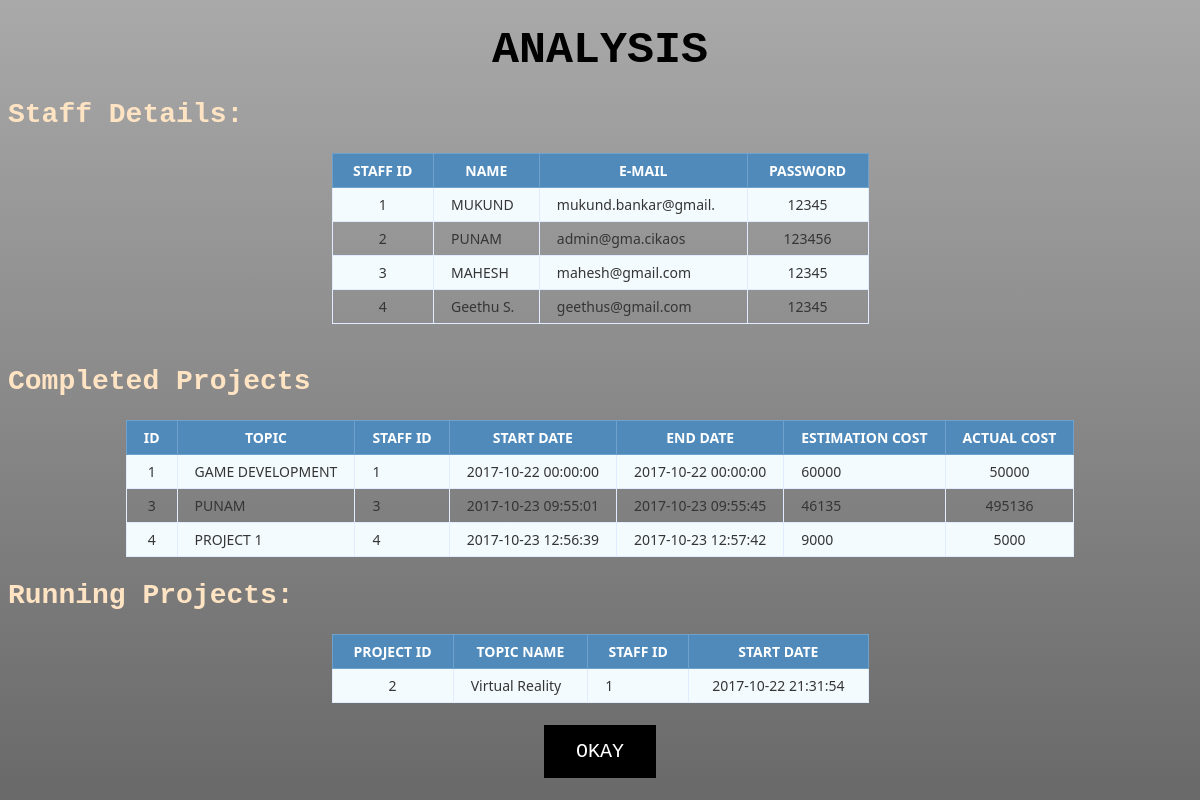
The app's page /analysis.php with its own data.
### tables this page shows
CREATE TABLE IF NOT EXISTS `staff` (
  `id` int(5) NOT NULL AUTO_INCREMENT,
  `password` varchar(10) NOT NULL,
  `name` varchar(25) NOT NULL,
  `email` varchar(20) NOT NULL,
  PRIMARY KEY (`id`)
);

CREATE TABLE IF NOT EXISTS `projects` (
  `ID` int(11) NOT NULL AUTO_INCREMENT,
  `TOPIC` varchar(50) DEFAULT NULL,
  `STAFF_ID` int(50) DEFAULT NULL,
  `START_DATE` datetime DEFAULT NULL,
  `ESTIMATION_COST` int(11) DEFAULT NULL,
  `STATUS` int(1) NOT NULL DEFAULT '0',
  `ACTUAL_COST` int(11) DEFAULT NULL,
  `END_DATE` datetime DEFAULT NULL,
  PRIMARY KEY (`ID`)
);

### analysis.php (the view, shortened to what this page needs)
<html>
<head>
<link rel="stylesheet" href="style.css">
</head>
<body class="grad">
<center>
<h1 style="font-size: 45px; font-family:monospace">ANALYSIS</h1>
</center>
<h2 style="font-size: 28px; font-family:monospace; color: bisque">Staff Details: </h2>
	<table class="data-table">
		<thead>
			<tr>
				<th>STAFF ID</th>
				<th>NAME</th>
                 <th>E-Mail</th>
                 <th>PASSWORD</th>
			</tr>
		</thead>
		<tbody>
		<?php
	$sql = 'SELECT * FROM staff ';
	$query = mysql_query($sql);
		while($row = mysql_fetch_array($query))
		{
			echo '<tr>
					<td>'.$row['id'].'</td>
					<td>'.$row['name'].'</td>
					<td>'.$row['email'].'</td>
					<td>'.$row['password'].'</td>
					</tr>';
		}
		?>
		</tbody>
	</table>
	<br>
<h2 style="font-size: 28px; font-family:monospace; color: bisque">Completed Projects</h2>
	<table class="data-table">
		<thead>
			<tr>
				<th>ID</th>
				<th>TOPIC</th>
                 <th>STAFF ID</th>
                 <th>START DATE</th>
                 <th>END DATE</th>
                 <th>ESTIMATION COST</th>
                 <th>ACTUAL COST</th>
			</tr>
		</thead>
		<tbody>
		<?php
	$sql = 'SELECT * FROM projects where STATUS=1';
	$query = mysql_query($sql);
		while($row = mysql_fetch_array($query))
		{
			echo '<tr>
					<td>'.$row['ID'].'</td>
					<td>'.$row['TOPIC'].'</td>
					<td>'.$row['STAFF_ID'].'</td>
					<td>'.$row['START_DATE'].'</td>
					<td>'.$row['END_DATE'].'</td>
					<td>'.$row['ESTIMATION_COST'].'</td>
					<td>'.$row['ACTUAL_COST'].'</td>
					</tr>';
		}
		?>
		</tbody>
	</table>
	<h2 style="font-size: 28px; font-family:monospace; color: bisque">Running Projects: </h2>
	<table class="data-table">
		<thead>
			<tr>
				<th>PROJECT ID</th>
				<th>TOPIC NAME</th>
                 <th>STAFF ID</th>
                 <th>START DATE</th>
			</tr>
		</thead>
		<tbody>
		<?php
	$sql1 = 'SELECT * FROM projects where STATUS=0';
	$query1 = mysql_query($sql1);
		while($row1 = mysql_fetch_array($query1))
		{
			echo '<tr>
					<td>'.$row1['ID'].'</td>
					<td>'.$row1['TOPIC'].'</td>
					<td>'.$row1['STAFF_ID'].'</td>
					<td>'.$row1['START_DATE'].'</td>
					</tr>';
		}
		?>
		</tbody>
	</table>
<center>
	<br>
<a href="admin1.php"><input type="button" class="buttonl" value="OKAY"></a>
</center>
</body>
</html>

### style.css (style rules this page uses)
.grad { background: linear-gradient(to bottom,darkgray,dimgray); }
.buttonl { background-color:black; border: none; font-family: monospace; color:white; padding: 15px 32px; text-align: left; text-decoration: none; display: inline-block; font-size: 20px; margin: 4px 2px; cursor: pointer; }
table { margin: auto; font-family: "Lucida Sans Unicode", "Lucida Grande", "Segoe Ui"; font-size: 12px; }
h1 { margin: 25px auto 0; text-align: center; text-transform: uppercase; font-size: 17px; }
table td { align-content: center; transition: all .5s; }
.data-table { border-collapse: collapse; font-size: 14px; min-width: 537px; }
.data-table th, .data-table td { border: 1px solid #e1edff; padding: 7px 17px; }
.data-table thead th { background-color: #508abb; color: #FFFFFF; border-color: #6ea1cc !important; text-transform: uppercase; }
.data-table tbody td { color: #353535; }
.data-table tbody td:first-child, .data-table tbody td:nth-child(4), .data-table tbody td:last-child { text-align: center; }
.data-table tbody tr:nth-child(odd) td { background-color: #f4fbff; }

### records on screen
staff: id "1", name "MUKUND", email "mukund.bankar@gmail.", password "12345"
staff: id "2", name "PUNAM", email "admin@gma.cikaos", password "123456"
staff: id "3", name "MAHESH", email "mahesh@gmail.com", password "12345"
staff: id "4", name "Geethu S.", email "geethus@gmail.com", password "12345"
projects: ID "1", TOPIC "GAME DEVELOPMENT", STAFF_ID "1", START_DATE "2017-10-22 00:00:00", END_DATE "2017-10-22 00:00:00", ESTIMATION_COST "60000", ACTUAL_COST "50000"
projects: ID "3", TOPIC "PUNAM", STAFF_ID "3", START_DATE "2017-10-23 09:55:01", END_DATE "2017-10-23 09:55:45", ESTIMATION_COST "46135", ACTUAL_COST "495136"
projects: ID "4", TOPIC "PROJECT 1", STAFF_ID "4", START_DATE "2017-10-23 12:56:39", END_DATE "2017-10-23 12:57:42", ESTIMATION_COST "9000", ACTUAL_COST "5000"
projects: ID "2", TOPIC "Virtual Reality", STAFF_ID "1", START_DATE "2017-10-22 21:31:54"
